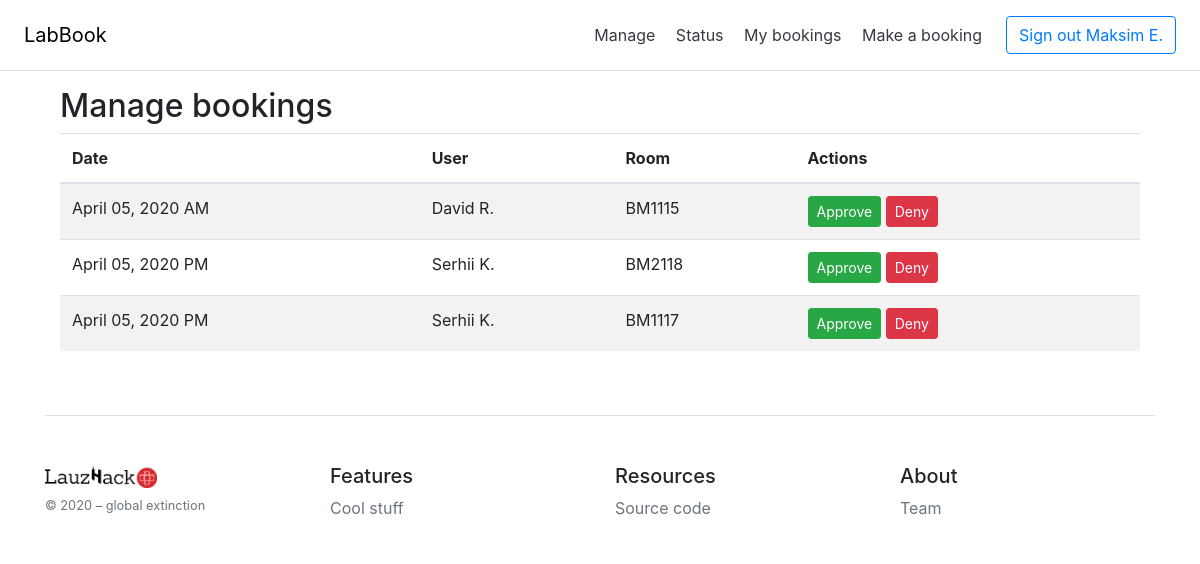
Page /manage/ (signed in) on the earlier database version.
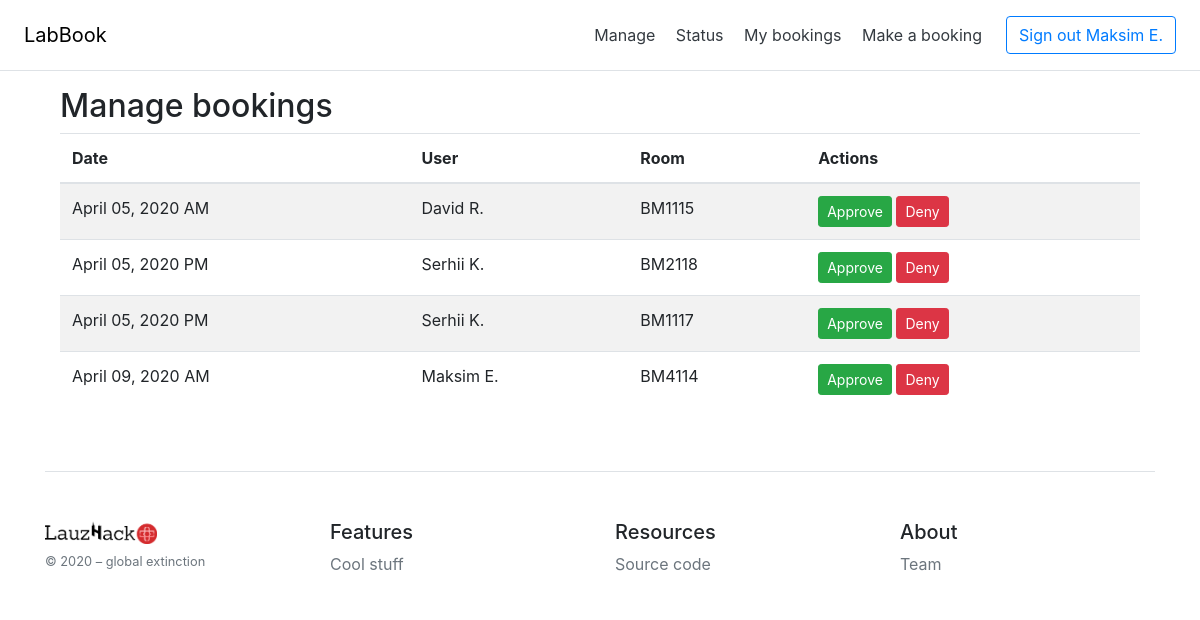
Same page on the later database version.
### app/models.py (models this page shows, shortened)
class BaseModel(Model):
    class Meta:
        database = db

class Booking(BaseModel):
    id = IntegerField(primary_key=True)
    when = CharField()
    status = CharField()
    who = ForeignKeyField(User, to_field='id', related_name="user")
    room = ForeignKeyField(Room, to_field='id', related_name="room")

class User(UserMixin, BaseModel):
    id = IntegerField(primary_key=True)
    email = CharField(index=True, unique=True)
    name = CharField(index=True)
    password_hash = CharField()

class Room(BaseModel):
    id = IntegerField(primary_key=True)
    name = CharField(index=True, unique=True)
    floor = IntegerField()
    building = CharField()

### app/routes.py (the view)
@login_required
@app.route('/manage/')
def manage():
    bookings = get_pending_bookings()
    return render_template('manage.html', bookings=bookings, user_name=current_user.name, prettify_when=prettify_when)

### app/database.py (called while the page is built)
def get_pending_bookings(sort_by='booking_id'):
    query = Booking.select().where(Booking.status == 'pending')
    if sort_by == 'when':
        query_sorted = query.order_by(Booking.when)
    else:
        query_sorted = query
    pending_bookings = [model_to_dict(c) for c in query_sorted]
    return pending_bookings

def prettify_date(date):
    return datetime.strptime(date, '%Y-%m-%d').strftime('%B %d, %Y')

def prettify_when(when):
    date = '-'.join(when.split('-')[0:3])
    return prettify_date(date)+" "+when.split('-')[-1]

### app/models.py (called while the page is built)
@login.user_loader
def load_user(id):
    return User.select().where(User.id==int(id)).get()

### app/templates/manage.html (shortened to what this page needs)
{% extends 'base.html' %}
{% block content %}
<div class="container">
    <div class="row">
        <div class="col-md-12">
            <h2>Manage bookings</h2>
            {% if not bookings %}
                <p>There are no requested bookings.</p>
            {% else %}
                <table class="table table-striped">
                    <thead>
                        <tr>
                            <th>Date</th>
                            <th>User</th>
                            <th>Room</th>
                            <th>Actions</th>
                        </tr>
                    </thead>
                    <tbody>
                        {% for booking in bookings %}
                            <tr>
                                <td>{{prettify_when(booking['when'])}}</td>
                                <td>{{ booking['who']['name'] }}</td>
                                <td>{{ booking['room']['name'] }}</td>
                                <td>
                                    <a type="button" class="btn btn-success btn-sm" href="/approve-booking/{{booking['id']}}/">Approve</a>
                                    <a type="button" class="btn btn-danger btn-sm" href="/deny-booking/{{booking['id']}}/">Deny</a>
                                </td>
                            </tr>
                        {% endfor %}
                    </tbody>
                </table>
            {% endif %}
        </div>
    </div>
</div>
{% endblock %}

Differences in the rows shown:
added Booking: when "April 09, 2020 AM", who.name "Maksim E.", room.name "BM4114"
